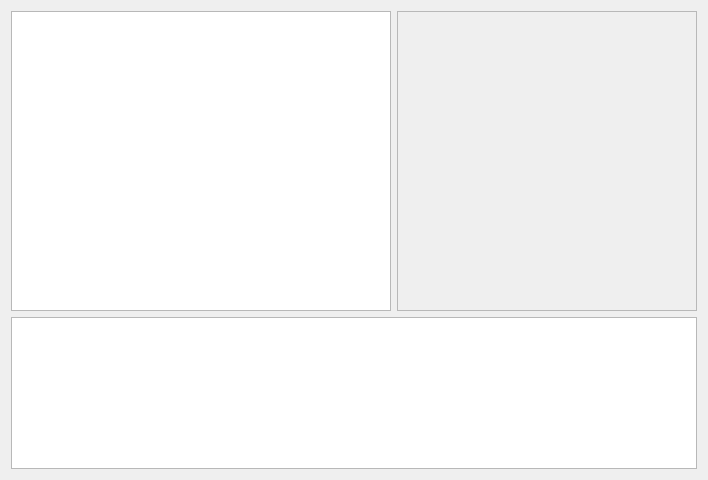
<?xml version="1.0" encoding="UTF-8"?>
<ui version="4.0">
 <class>TerminalWidget</class>
 <widget class="QWidget" name="TerminalWidget">
  <property name="geometry">
   <rect>
    <x>0</x>
    <y>0</y>
    <width>708</width>
    <height>480</height>
   </rect>
  </property>
  <property name="windowTitle">
   <string>Form</string>
  </property>
  <layout class="QGridLayout" name="gridLayout">
   <item row="0" column="0">
    <widget class="QTableView" name="tableView">
     <property name="enabled">
      <bool>true</bool>
     </property>
     <property name="sizePolicy">
      <sizepolicy hsizetype="Expanding" vsizetype="Expanding">
       <horstretch>0</horstretch>
       <verstretch>0</verstretch>
      </sizepolicy>
     </property>
     <property name="minimumSize">
      <size>
       <width>0</width>
       <height>300</height>
      </size>
     </property>
     <property name="maximumSize">
      <size>
       <width>16777215</width>
       <height>300</height>
      </size>
     </property>
     <property name="editTriggers">
      <set>QAbstractItemView::NoEditTriggers</set>
     </property>
     <property name="dragDropOverwriteMode">
      <bool>false</bool>
     </property>
     <attribute name="verticalHeaderVisible">
      <bool>false</bool>
     </attribute>
    </widget>
   </item>
   <item row="0" column="1">
    <widget class="QFrame" name="frame">
     <property name="minimumSize">
      <size>
       <width>300</width>
       <height>300</height>
      </size>
     </property>
     <property name="maximumSize">
      <size>
       <width>300</width>
       <height>300</height>
      </size>
     </property>
     <property name="frameShape">
      <enum>QFrame::StyledPanel</enum>
     </property>
     <property name="frameShadow">
      <enum>QFrame::Plain</enum>
     </property>
     <layout class="QHBoxLayout" name="horizontalLayout">
      <property name="margin">
       <number>0</number>
      </property>
      <item>
       <widget class="QMapWidget" name="widget" native="true"/>
      </item>
     </layout>
    </widget>
   </item>
   <item row="1" column="0" colspan="2">
    <widget class="QListView" name="listView">
     <property name="sizePolicy">
      <sizepolicy hsizetype="Expanding" vsizetype="Expanding">
       <horstretch>0</horstretch>
       <verstretch>0</verstretch>
      </sizepolicy>
     </property>
    </widget>
   </item>
  </layout>
 </widget>
 <customwidgets>
  <customwidget>
   <class>QMapWidget</class>
   <extends>QWidget</extends>
   <header>qmapwidget.h</header>
   <container>1</container>
  </customwidget>
 </customwidgets>
 <resources/>
 <connections/>
</ui>
